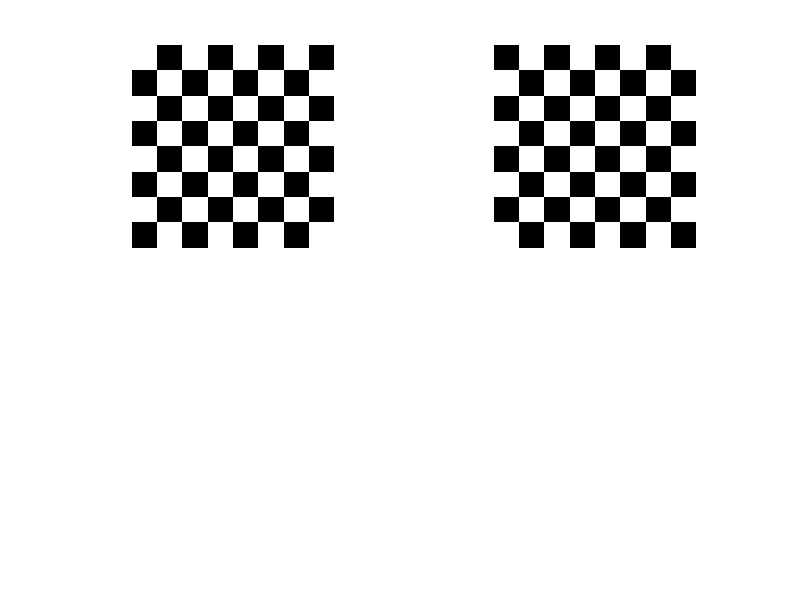

MATLAB code to generate this figure:
%regNo. - 19BCN7234
%Name - DIVYANSHU VASHISHT
%lab - 57-58
%DATE - 13th Feb 2021
%Exp1 - Generation of ChessBoardImage
clc;
clear all;
TILE = [255 0 255 0 255 0 255 0;
        0 255 0 255 0 255 0 255;
        255 0 255 0 255 0 255 0;
        0 255 0 255 0 255 0 255;
        255 0 255 0 255 0 255 0;
        0 255 0 255 0 255 0 255;
        255 0 255 0 255 0 255 0;
        0 255 0 255 0 255 0 255];
subplot(2,2,1);
imshow(TILE);
I = checkerboard > 0.5;%using the checkerboard command
subplot(2,2,2);
imshow(I)